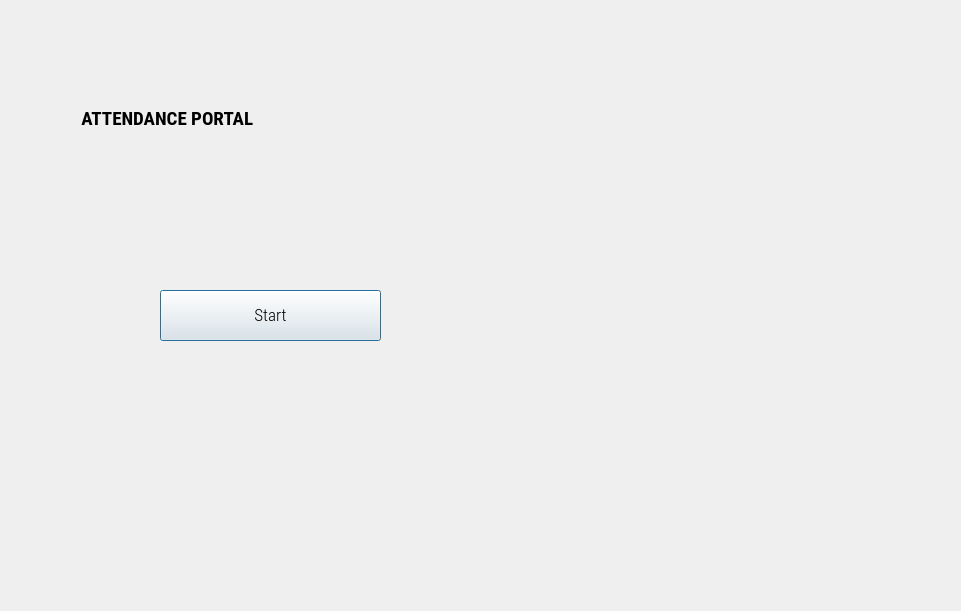
<?xml version="1.0" encoding="UTF-8"?>
<ui version="4.0">
 <class>Dialog</class>
 <widget class="QDialog" name="Dialog">
  <property name="geometry">
   <rect>
    <x>0</x>
    <y>0</y>
    <width>961</width>
    <height>611</height>
   </rect>
  </property>
  <property name="minimumSize">
   <size>
    <width>508</width>
    <height>259</height>
   </size>
  </property>
  <property name="windowTitle">
   <string>Face Recognition Time Attendance App</string>
  </property>
  <property name="windowIcon">
   <iconset resource="resource.qrc">
    <normaloff>:/icon/icon.png</normaloff>:/icon/icon.png</iconset>
  </property>
  <property name="autoFillBackground">
   <bool>false</bool>
  </property>
  <property name="styleSheet">
   <string notr="true">background-image: url(:/logo/page1background.jpg);</string>
  </property>
  <property name="sizeGripEnabled">
   <bool>false</bool>
  </property>
  <property name="modal">
   <bool>false</bool>
  </property>
  <widget class="QPushButton" name="runButton">
   <property name="geometry">
    <rect>
     <x>160</x>
     <y>290</y>
     <width>221</width>
     <height>51</height>
    </rect>
   </property>
   <property name="font">
    <font>
     <family>Roboto Condensed Light</family>
     <pointsize>13</pointsize>
    </font>
   </property>
   <property name="styleSheet">
    <string notr="true">background-image: url(:/logo/xbsfzsltjksfompa.jpg);</string>
   </property>
   <property name="text">
    <string>Start</string>
   </property>
  </widget>
  <widget class="QLabel" name="filelabel">
   <property name="geometry">
    <rect>
     <x>20</x>
     <y>80</y>
     <width>487</width>
     <height>76</height>
    </rect>
   </property>
   <property name="font">
    <font>
     <family>Roboto Condensed</family>
     <pointsize>14</pointsize>
     <weight>75</weight>
     <bold>true</bold>
    </font>
   </property>
   <property name="styleSheet">
    <string notr="true">background-image: url(:/logo/xbsfzsltjksfompa.jpg);</string>
   </property>
   <property name="text">
    <string>              ATTENDANCE PORTAL</string>
   </property>
  </widget>
 </widget>
 <resources>
  <include location="resource.qrc"/>
 </resources>
 <connections/>
</ui>
